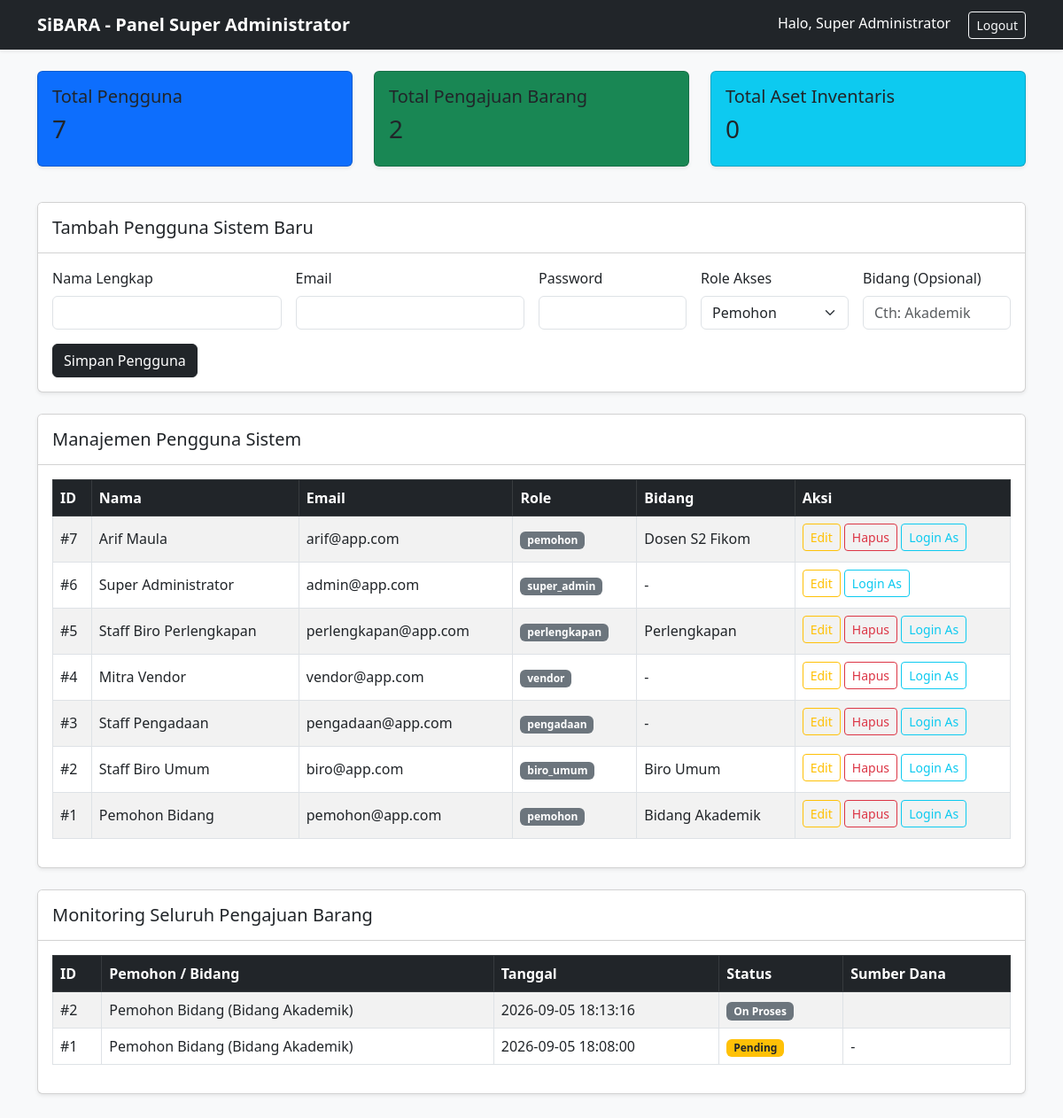
Screenshot of /super_admin/dashboard.php (signed in) with the database file from the repository.
### tables this page shows
CREATE TABLE `users` (
  `id` int(11) NOT NULL,
  `nama` varchar(150) NOT NULL,
  `email` varchar(150) NOT NULL,
  `password` varchar(255) NOT NULL,
  `role` enum('pemohon','biro_umum','pengadaan','vendor','perlengkapan','super_admin') NOT NULL,
  `bidang` varchar(100) DEFAULT NULL,
  `created_at` timestamp NOT NULL DEFAULT current_timestamp()
);

CREATE TABLE `permintaan_barang` (
  `id` int(11) NOT NULL,
  `user_id` int(11) NOT NULL,
  `tanggal_pengajuan` datetime DEFAULT current_timestamp(),
  `status` enum('Pending','Approved_Biro_Umum','Sent_to_Vendor','Confirmed_by_Vendor','Retur','Completed','Rejected') DEFAULT 'Pending',
  `catatan_biro_umum` text DEFAULT NULL,
  `sumber_dana` varchar(100) DEFAULT NULL,
  `vendor_id` int(11) DEFAULT NULL
);

### super_admin/dashboard.php (the view, shortened to what this page needs)
<?php
require_once '../config/database.php';
$totalUsers = $pdo->query("SELECT COUNT(*) FROM users")->fetchColumn();
$totalReq = $pdo->query("SELECT COUNT(*) FROM permintaan_barang")->fetchColumn();
$totalInv = $pdo->query("SELECT COUNT(*) FROM inventaris")->fetchColumn();
$users = $pdo->query("SELECT * FROM users ORDER BY id DESC")->fetchAll();
$pengajuans = $pdo->query("SELECT p.*, u.nama, u.bidang FROM permintaan_barang p JOIN users u ON p.user_id = u.id ORDER BY p.id DESC")->fetchAll();
?>
<!DOCTYPE html>
<html lang="id">
<head>
    <link rel="stylesheet" href="https://cdn.jsdelivr.net/npm/bootstrap@5.3.0/dist/css/bootstrap.min.css">
</head>
<body class="bg-light">
    <nav class="navbar navbar-dark bg-dark shadow-sm mb-4">
        <div class="container">
            <span class="navbar-brand fw-bold">SiBARA - Panel Super Administrator</span>
            <div>
                <span class="text-white me-3">Halo, <?= htmlspecialchars($_SESSION['nama']) ?></span>
                <a href="../auth/logout.php" class="btn btn-outline-light btn-sm">Logout</a>
            </div>
        </div>
    </nav>
    <div class="container pb-5">
        <div class="row text-white mb-4">
            <div class="col-md-4 mb-3">
                <div class="card bg-primary p-3 shadow-sm">
                    <h5>Total Pengguna</h5>
                    <h3><?= $totalUsers ?></h3>
                </div>
            </div>
            <div class="col-md-4 mb-3">
                <div class="card bg-success p-3 shadow-sm">
                    <h5>Total Pengajuan Barang</h5>
                    <h3><?= $totalReq ?></h3>
                </div>
            </div>
            <div class="col-md-4 mb-3">
                <div class="card bg-info p-3 shadow-sm">
                    <h5>Total Aset Inventaris</h5>
                    <h3><?= $totalInv ?></h3>
                </div>
            </div>
        </div>
        <div class="card shadow-sm mb-4">
            <div class="card-header bg-white py-3">
                <h5 class="mb-0">Tambah Pengguna Sistem Baru</h5>
            </div>
            <div class="card-body">
                <form method="POST" class="row g-3">
                    <div class="col-md-3">
                        <label class="form-label">Nama Lengkap</label>
                        <input type="text" name="nama" class="form-control" required>
                    </div>
                    <div class="col-md-3">
                        <label class="form-label">Email</label>
                        <input type="email" name="email" class="form-control" required>
                    </div>
                    <div class="col-md-2">
                        <label class="form-label">Password</label>
                        <input type="password" name="password" class="form-control" required>
                    </div>
                    <div class="col-md-2">
                        <label class="form-label">Role Akses</label>
                        <select name="role" class="form-select" required>
                            <option value="pemohon">Pemohon</option>
                        </select>
                    </div>
                    <div class="col-md-2">
                        <label class="form-label">Bidang (Opsional)</label>
                        <input type="text" name="bidang" class="form-control" placeholder="Cth: Akademik">
                    </div>
                    <div class="col-12">
                        <button type="submit" class="btn btn-dark">Simpan Pengguna</button>
                    </div>
                </form>
            </div>
        </div>
        <div class="card shadow-sm mb-4">
            <div class="card-header bg-white py-3">
                <h5 class="mb-0">Manajemen Pengguna Sistem</h5>
            </div>
            <div class="card-body table-responsive">
                <table class="table table-bordered table-striped align-middle">
                    <thead class="table-dark">
                        <tr>
                            <th>ID</th>
                            <th>Nama</th>
                            <th>Email</th>
                            <th>Role</th>
                            <th>Bidang</th>
                            <th>Aksi</th>
                        </tr>
                    </thead>
                    <tbody>
                        <?php foreach ($users as $u): ?>
                            <tr>
                                <td>#<?= $u['id'] ?></td>
                                <td><?= htmlspecialchars($u['nama']) ?></td>
                                <td><?= htmlspecialchars($u['email']) ?></td>
                                <td><span class="badge bg-secondary"><?= $u['role'] ?></span></td>
                                <td><?= htmlspecialchars($u['bidang'] ?? '-') ?></td>
                                <td>
    <a href="edit_user.php?id=<?= $u['id'] ?>" class="btn btn-sm btn-outline-warning mb-1">Edit</a>
    <?php if ($u['id'] != $_SESSION['user_id']): ?>
        <a href="hapus_user.php?id=<?= $u['id'] ?>" class="btn btn-sm btn-outline-danger mb-1" onclick="return confirm('Yakin ingin menghapus pengguna ini?')">Hapus</a>
    <?php endif; ?>
    <a href="../auth/login_as.php?id=<?= $u['id'] ?>" target="_blank" class="btn btn-sm btn-outline-info mb-1" onclick="return confirm('Buka tab baru sebagai <?= htmlspecialchars($u['nama']) ?>?')">Login As</a>
</td>
                            </tr>
                        <?php endforeach; ?>
                    </tbody>
                </table>
            </div>
        </div>
        <div class="card shadow-sm">
            <div class="card-header bg-white py-3">
                <h5 class="mb-0">Monitoring Seluruh Pengajuan Barang</h5>
            </div>
            <div class="card-body table-responsive">
                <table class="table table-bordered table-striped align-middle">
                    <thead class="table-dark">
                        <tr>
                            <th>ID</th>
                            <th>Pemohon / Bidang</th>
                            <th>Tanggal</th>
                            <th>Status</th>
                            <th>Sumber Dana</th>
                        </tr>
                    </thead>
                    <tbody>
                        <?php if (count($pengajuans) > 0): ?>
                            <?php foreach ($pengajuans as $p): ?>
                                <?php
                                    $raw_status = trim($p['status'] ?? '');
                                    if ($raw_status === 'Diproses_Vendor' || $raw_status === 'Confirmed_by_Vendor') {
                                        $label_status = 'On Proses';
                                        $badge_color = 'primary';
                                    } elseif ($raw_status === 'Approved_Biro_Umum') {
                                        $label_status = 'Approved Biro Umum';
                                        $badge_color = 'info text-dark';
                                    } elseif ($raw_status === 'Completed') {
                                        $label_status = 'Selesai';
                                        $badge_color = 'success';
                                    } elseif ($raw_status === 'Rejected') {
                                        $label_status = 'Ditolak';
                                        $badge_color = 'danger';
                                    } elseif ($raw_status === 'Pending') {
                                        $label_status = 'Pending';
                                        $badge_color = 'warning text-dark';
                                    } else {
                                        $label_status = $raw_status ?: 'On Proses';
                                        $badge_color = 'secondary';
                                    }
                                ?>
                                <tr>
                                    <td>#<?= $p['id'] ?></td>
                                    <td><?= htmlspecialchars($p['nama']) ?> (<?= htmlspecialchars($p['bidang'] ?? 'Umum') ?>)</td>
                                    <td><?= $p['tanggal_pengajuan'] ?></td>
                                    <td>
                                        <span class="badge bg-<?= $badge_color ?>">
                                            <?= $label_status ?>
                                        </span>
                                    </td>
                                    <td><?= htmlspecialchars($p['sumber_dana'] ?? '-') ?></td>
                                </tr>
                            <?php endforeach; ?>
                        <?php else: ?>
                            <tr>
                                <td colspan="5" class="text-center">Belum ada data pengajuan.</td>
                            </tr>
                        <?php endif; ?>
                    </tbody>
                </table>
            </div>
        </div>
    </div>
</body>
</html>

### rows the page displays
users: id "7", nama "Arif Maula", email "arif@app.com", role "pemohon", bidang "Dosen S2 Fikom"
users: id "6", nama "Super Administrator", email "admin@app.com", role "super_admin", bidang "-"
users: id "5", nama "Staff Biro Perlengkapan", email "perlengkapan@app.com", role "perlengkapan", bidang "Perlengkapan"
users: id "4", nama "Mitra Vendor", email "vendor@app.com", role "vendor", bidang "-"
users: id "3", nama "Staff Pengadaan", email "pengadaan@app.com", role "pengadaan", bidang "-"
users: id "2", nama "Staff Biro Umum", email "biro@app.com", role "biro_umum", bidang "Biro Umum"
users: id "1", nama "Pemohon Bidang", email "pemohon@app.com", role "pemohon", bidang "Bidang Akademik"
permintaan_barang: id "2", user.nama "Pemohon Bidang", user.bidang "Bidang Akademik", tanggal_pengajuan "2026-09-05 18:13:16", status "On Proses"
permintaan_barang: id "1", user.nama "Pemohon Bidang", user.bidang "Bidang Akademik", tanggal_pengajuan "2026-09-05 18:08:00", status "Pending", sumber_dana "-"

### other values shown
$_SESSION['nama'] "Super Administrator"
$totalUsers "7"
$totalReq "2"
$totalInv "0"
